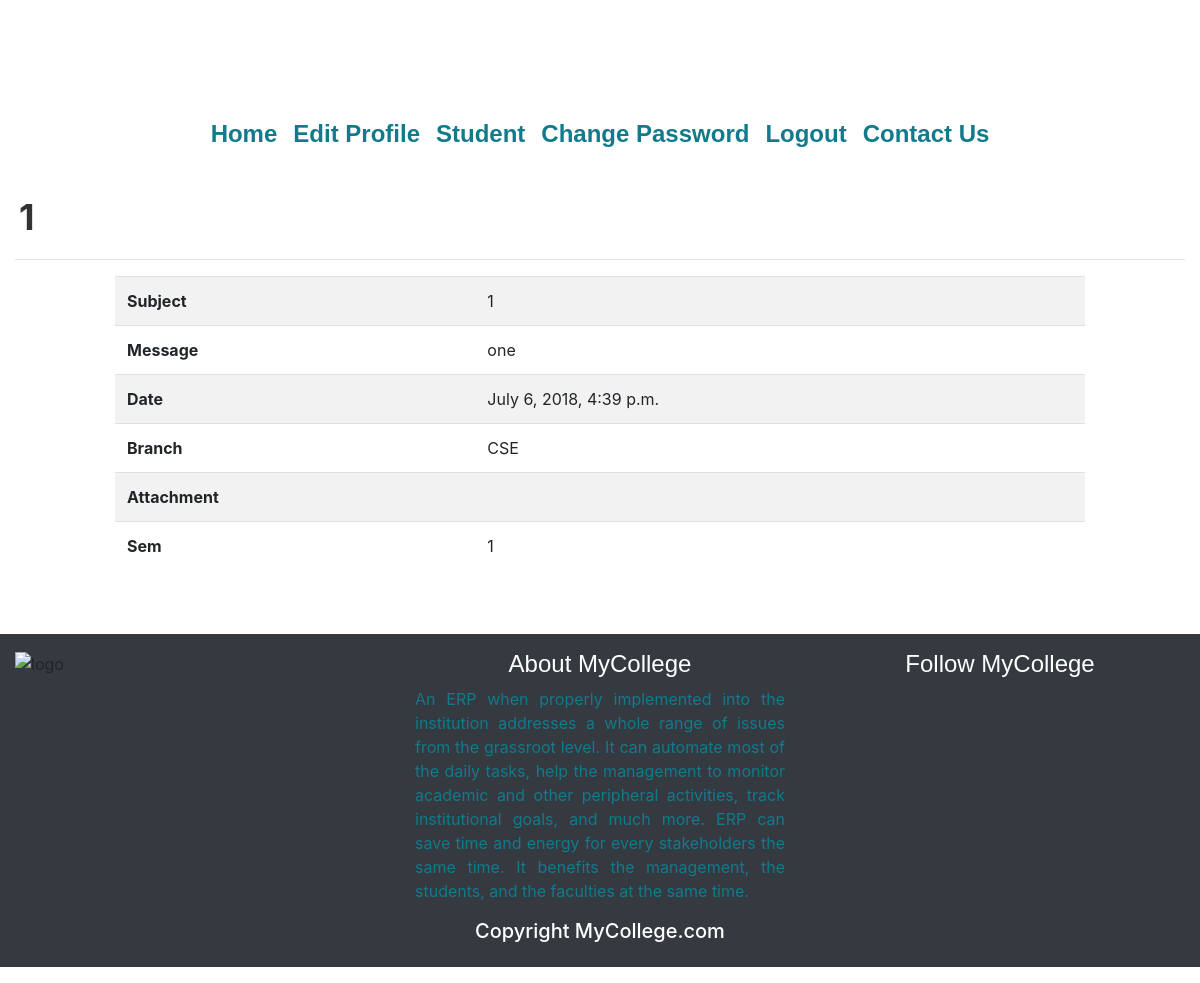
/college/notice/1 (signed in), run on the app's committed database.
### college/models.py (models this page shows, shortened)
class Notice(models.Model):
    subject = models.CharField(max_length=100)
    message = models.TextField()
    cr_date = models.DateTimeField(auto_now_add=True)
    branch = models.ForeignKey(Branch, on_delete=models.CASCADE)
    attachment1 = models.FileField(upload_to='docs//', null=True, blank=True) # for attachment
    sem = models.IntegerField(default=0, choices=((1, 1), (2, 2), (3, 3), (4, 4), (5, 5), (6, 6), (7, 7), (8, 8), (0, 'All')))

class Branch(models.Model):
    name = models.CharField(max_length=100)
    hod = models.CharField(max_length=100)
    def __str__(self):
        return self.name

### college/views.py (the view)
# urls.py: url('^notice/(?P<pk>[0-9]+)$', views.NoticeDetail.as_view(), name='ndet'),
@method_decorator(login_required, name='dispatch')
class NoticeDetail(DetailView):
    model = Notice

### college/myctxproc.py (called while the page is built)
def ctxproc(request):
    st = None
    stList = Student.objects.filter(user=request.user.id)
    if len(stList) > 0:
        st = stList[0]
    return {'student': st}

### college/templates/college/notice_detail.html (shortened to what this page needs)
{% extends 'base.html' %}
{% load static %}
{% block content %}
<h1 class="myhead1">{{ object.subject }}</h1>
<hr>
<div class="row">
    <div class="col-sm-10 offset-sm-1">
    <table class="table table-striped">
        <tr>
            <th>Subject</th>
            <td>{{ object.subject }}</td>
        </tr>
        <tr>
            <th>Message</th>
            <td>{{ object.message }}</td>
        </tr>
        <tr>
            <th>Date</th>
            <td>{{ object.cr_date }}</td>
        </tr>
        <tr>
            <th>Branch</th>
            <td>{{ object.branch }}</td>
        </tr>
        <tr>
            <th>Attachment</th>
            <td>
            </td>
        </tr>
        <tr>
            <th>Sem</th>
            <td>{{ object.sem }}</td>
        </tr>
    </table>
    </div>
</div>
{% endblock %}

### college/static/style.css (style rules this page uses)
body { background-color: white; }
.myhead1 { color: #333333; font-size: 36px; font-weight: bold; text-shadow: white 2px 2px 2px; padding: 4px; }

### data on the page
Notice: subject "1", message "one", cr_date "July 6, 2018, 4:39 p.m.", branch "CSE", sem "1"
